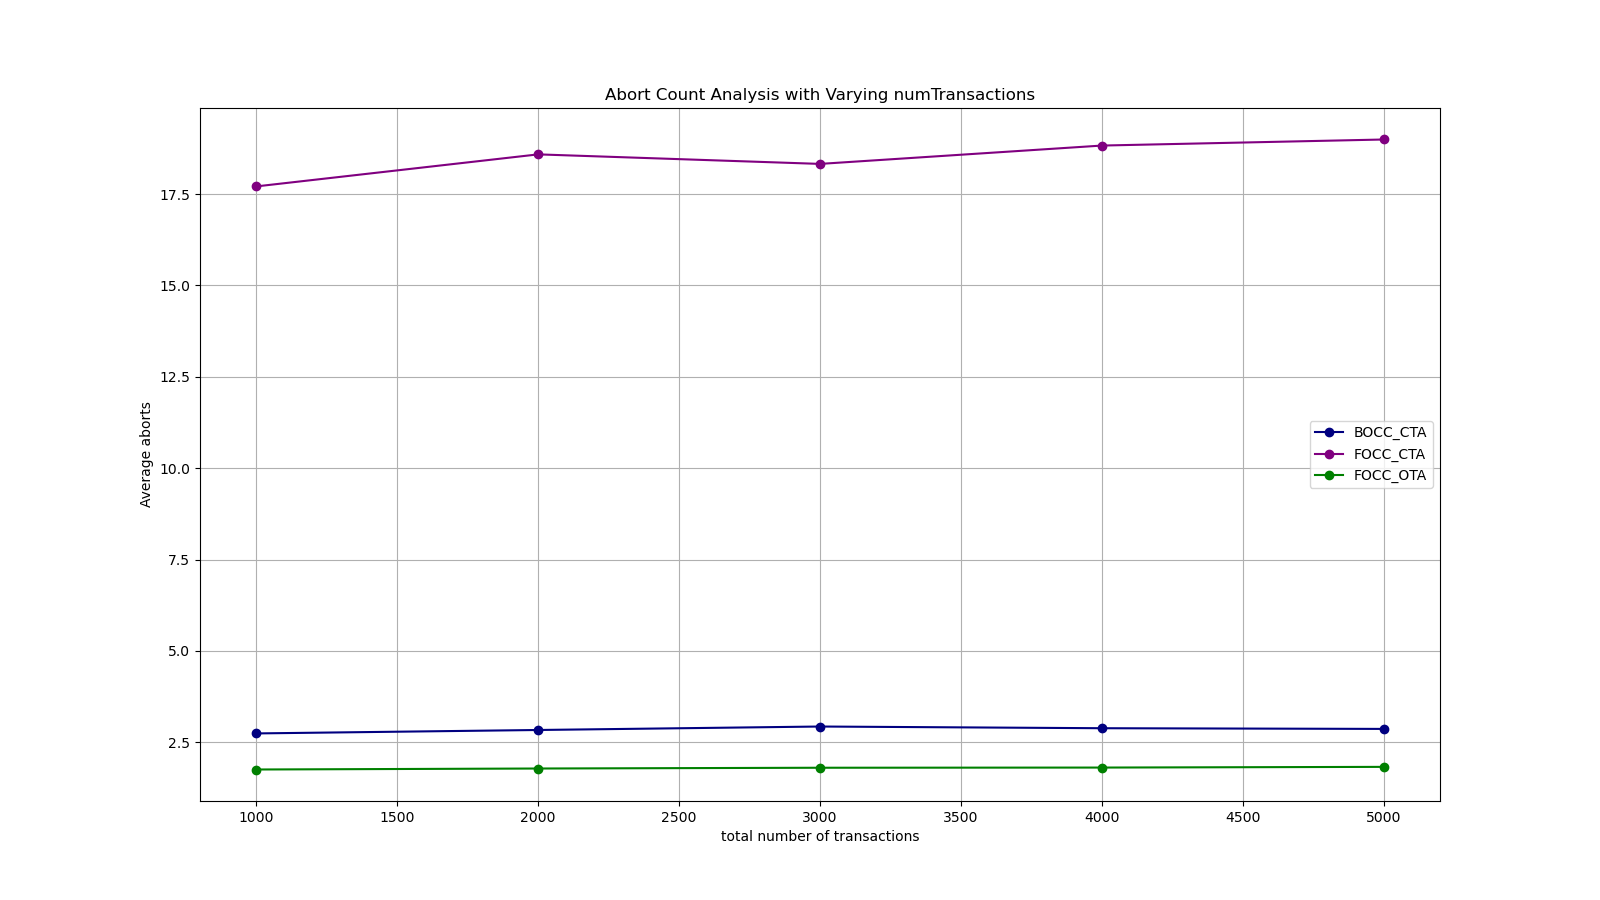

The script that drew this image:
# AbortCount analysis with varying numTransactions 1000-5000

import matplotlib.pyplot as plt
import os

# Data
numTransactions = [1000, 2000, 3000, 4000, 5000]
BOCC_CTA = [2.742, 2.836, 2.931, 2.8845, 2.8656]
FOCC_CTA = [17.71, 18.586, 18.3253, 18.8272, 18.993]
FOCC_OTA = [1.755, 1.782, 1.803, 1.808, 1.827] # To be changes

# make a big plot
plt.figure(figsize=(16, 9))

# plot data
plt.plot(numTransactions, BOCC_CTA, label='BOCC_CTA', marker='o', color='navy')
plt.plot(numTransactions, FOCC_CTA, label='FOCC_CTA', marker='o', color='purple')
plt.plot(numTransactions, FOCC_OTA, label='FOCC_OTA', marker='o', color='green')

# show grid lines
plt.grid(True)

plt.xlabel('total number of transactions')
plt.ylabel('Average aborts')
plt.title('Abort Count Analysis with Varying numTransactions')
plt.legend()
script_name = os.path.splitext(os.path.basename(__file__))[0]
plt.savefig(f"{script_name}.png")
plt.show()
